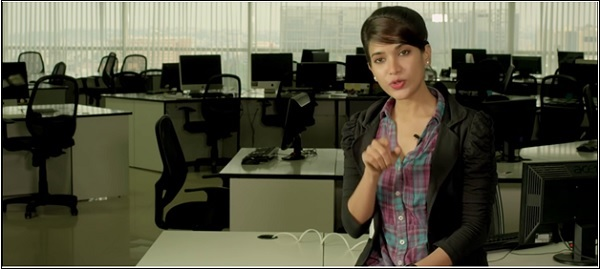
#> input picture Aula 13/imagem.jpg, 600 x 269 px
$ jupyter execute 'Visão_Computacional_Aula_13.ipynb'
#> lines starting #> are read from the running program, lines starting #| are printed output that depends on the picture; after the words box and inside, x2 and y2 are one past the last pixel; in counts of white or black regions, pixels touching at a corner belong together
## **VISÃO COMPUTACIONAL - AULA 13**

**Objetivos da aula:**

*   apresentar o conceito de template matching
*   praticar com template matching em Python

**TEMPLATE MATCHING BÁSICO**

Considere a imagem mostrada abaixo:

[cell 1]
import cv2 as cv
from google.colab.patches import cv2_imshow
imagem = cv.imread('imagem.jpg')
#> imagem is the input picture: shape (269, 600, 3); mean B, G, R 65.7, 83.7, 84.8
cv2_imshow(imagem)

Nesta imagem, estamos interessados em encontrar a posição das mãos da mulher. Para isto, podemos definir um **template** para realizar a busca:

[cell 2]
template = cv.imread('template.png')
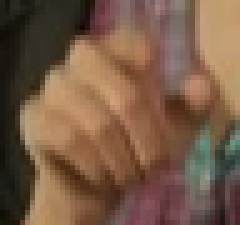
#> input picture Aula 13/template.png, 48 x 45 px (shown 5 times larger)
#> template is the input picture: shape (45, 48, 3); mean B, G, R 69.8, 90.3, 119.4
cv2_imshow(template)

A técnica de Template Matching (Casamento de Padrões) consiste de alguns passos básicos:

*   Converta a imagem onde será realizada a busca para níveis de cinza.
*   Converta o template também para níveis de cinza.
*   Percorra o template sobre cada posição da imagem, calculando o nível de acurácia (proximidade) de cada posição.
*   Quando o nível de acurácia for maior que um limite de acurácia estabelecido, marque esta posição como posição de detecção (match position).

Abaixo, temos um exemplo de aplicação de Template Matching com a OpenCV em Python:

[cell 3]
import cv2 as cv
import numpy as np

#abre a imagem onde a busca será realizada e a converte para níveis de cinbza
main_image = cv.imread('imagem.jpg')
gray_image = cv.cvtColor(main_image, cv.COLOR_BGR2GRAY)
#abre o template e o converte para níveis de cinza
template = cv.cvtColor(cv.imread('template.png'), cv.COLOR_BGR2GRAY)
#> template: shape (45, 48); min 10, max 170, mean 96.7
#comprimento e largura do template
width,height=template.shape
#> width = 45; height = 48
#template matching, que devolve o nível de acurácia
match = cv.matchTemplate(gray_image, template, cv.TM_CCOEFF_NORMED)
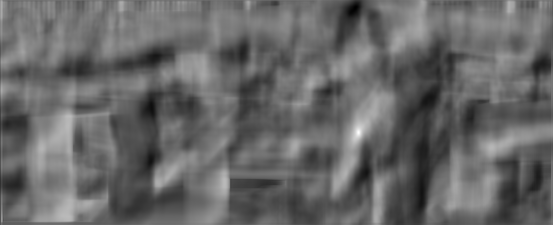
#> match: shape (225, 553) float32; min -0.69, max 0.999, mean -0.00466; drawn with min black and max white
#obtém as posições onde o template gerou níveis de acurácia maiores que um limiar
threshold = 0.8
position = np.where(match >= threshold)
#> position = 23 positions, rows 129 to 135, columns 356 to 359
#desenha os retângulos com as regiões encontradas
for point in zip(*position[::-1]):
   cv.rectangle(main_image, point, (point[0] + width, point[1] + height), (0, 204, 153), 0)
#> this loop made 23 passes
#> point on passes 1 to 12: (357, 129), (358, 129), (359, 129), (357, 130), (358, 130), (359, 130), (356, 131), (357, 131), (358, 131), (359, 131), (356, 132), (357, 132)
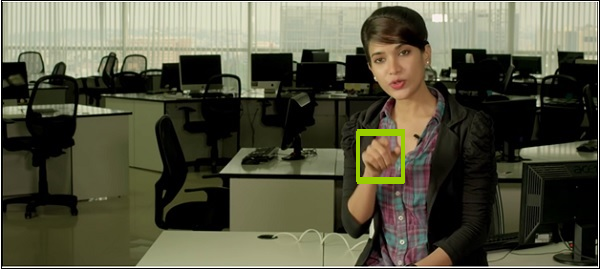
#> main_image: shape (269, 600, 3); 0.63% of pixels changed, all inside (x1, y1, x2, y2) = (356, 129, 405, 184)
cv2_imshow(main_image)

**EXERCÍCIO**

Qual é o limiar mínimo (threshold) para que o template matching funcione na imagem que foi utilizada para busca ?

[cell 4]
#Digite sua solução aqui

**EXERCÍCIO**

Refaça a mesma busca anterior, porém agora usando o seguinte template:

[cell 5]
template = cv.imread('template_maior.png')
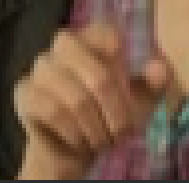
#> input picture Aula 13/template_maior.png, 189 x 183 px
#> template is the input picture: shape (183, 189, 3); mean B, G, R 69.9, 90.2, 119
cv2_imshow(template)
#digite sua implementação aqui

**TEMPLATE MATCHING EM VÁRIAS ESCALAS**

Como observamos no exercício anterior, o template matching é sensível a escalas. Para tratar esta sensibilidade, vamos utilizar o seguinte código.

[cell 6]
import imutils
import cv2 as cv
import numpy as np

template = cv.imread('template_maior.png')
template = cv.cvtColor(template, cv.COLOR_BGR2GRAY)
#> template: shape (183, 189)
template = cv.Canny(template, 10, 25)
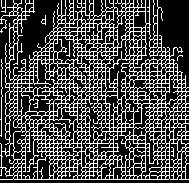
#> template: shape (183, 189); 29% white in thin lines or dots
(height, width) = template.shape[:2]
#> height = 183; width = 189
main_image = cv.imread('imagem.jpg')
gray_image = cv.cvtColor(main_image, cv.COLOR_BGR2GRAY)
temp_found = None
for scale in np.linspace(0.2, 1.0, 20)[::-1]:

   resized_img = imutils.resize(gray_image, width = int(gray_image.shape[1] * scale))
   ratio = gray_image.shape[1] / float(resized_img.shape[1])
   if resized_img.shape[0] < height or resized_img.shape[1] < width:
      break

   e = cv.Canny(resized_img, 10, 25)
   match = cv.matchTemplate(e, template, cv.TM_CCOEFF)
   (_, val_max, _, loc_max) = cv.minMaxLoc(match)
   if temp_found is None or val_max>temp_found[0]:
      temp_found = (val_max, loc_max, ratio)
#> this loop made 9 passes
#> (val_max, temp_found) on pass 1: (15080390, (15080390, (299, 48), 1))
#> (val_max, loc_max) on passes 2 to 7: (14949818, (290, 70)), (14371591, (276, 45)), (14987870, (254, 46)), (11030786, (235, 30)), (13727292, (218, 26)), (8819382, (207, 14))
#> pass 1, `match = cv.matchTemplate(e, template, cv.TM_CCOEFF)`:
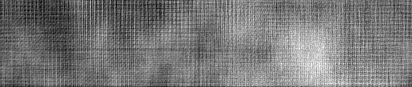
#> match: shape (87, 412) float32; min -17993612, max 15080390, mean -2386051; drawn with min black and max white
#> after the loop:
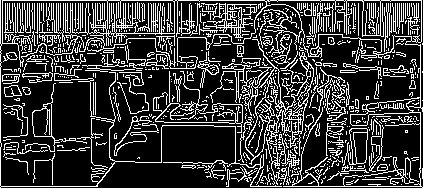
#> e: shape (189, 423); 23.6% white in thin lines or dots
#> after the loop:
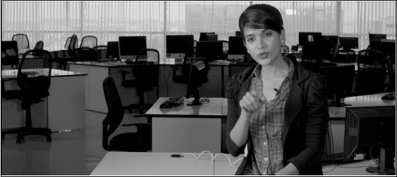
#> resized_img: shape (177, 397); min 0, max 243, mean 82

(_, loc_max, r) = temp_found
#> loc_max = (299, 48); r = 1
(x_start, y_start) = (int(loc_max[0]), int(loc_max[1]))
#> x_start = 299; y_start = 48
(x_end, y_end) = (int((loc_max[0] + width)), int((loc_max[1] + height)))
#> x_end = 488; y_end = 231

cv.rectangle(main_image, (x_start, y_start), (x_end, y_end), (153, 22, 0), 5)
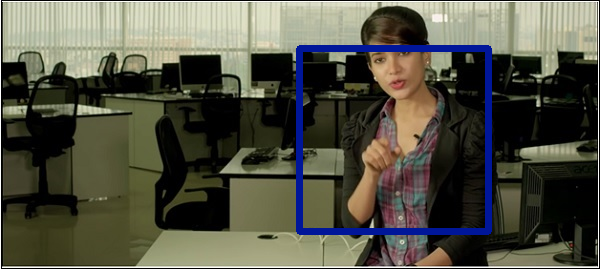
#> main_image: shape (269, 600, 3); 3.21% of pixels changed, all inside (x1, y1, x2, y2) = (296, 45, 492, 235)
cv2_imshow(main_image)

**EXERCÍCIO**

Implemente um programa em OpeCV Python para encontrar todos os computadores da imagem abaixo:

[cell 7]
imagem = cv.imread('imagem.jpg')
cv2_imshow(imagem)

[cell 8]
#implemente sua solução aqui

**EXERCÍCIO**

Utilize a técnica de template matching, conte quantas moedas existem na imagem abaixo:

[cell 9]
imagem = cv.imread('moedas.png')
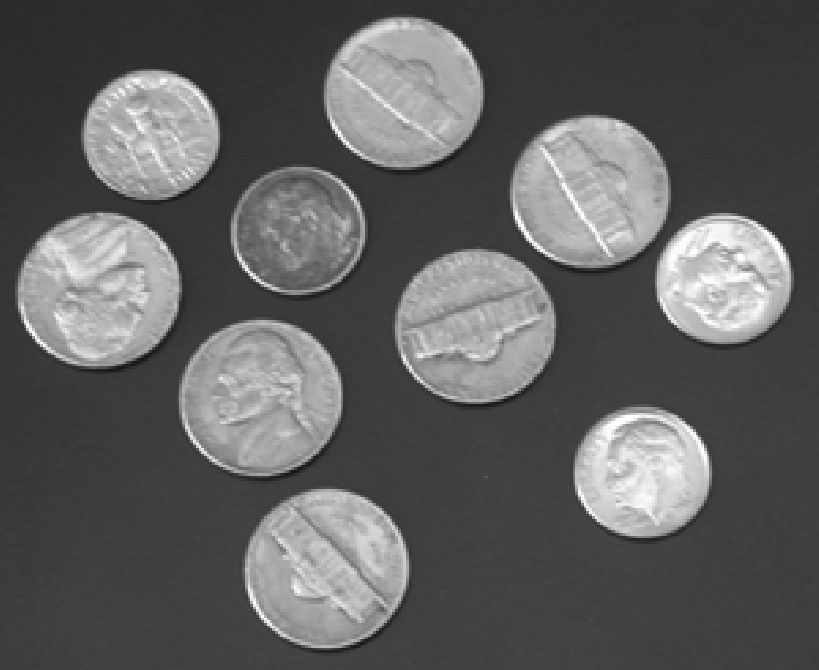
#> input picture Aula 13/moedas.png, 819 x 670 px
#> imagem is the input picture: shape (670, 819, 3); mean B, G, R 94.8, 94.8, 94.8
cv2_imshow(imagem)

#implemente sua solução aqui
